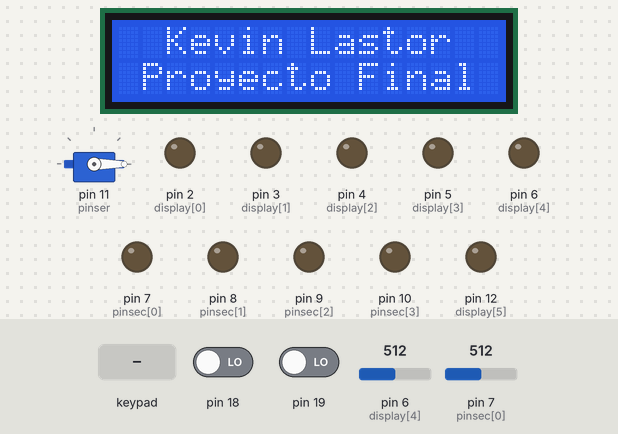
Recording of a sketch running on a simulated Arduino Uno, built with avr-gcc and run on an emulated ATmega328P. On the bench: 16×2 character LCD, servo, output pins drawn as LEDs (lit = HIGH). The test bench sets the inputs (shaded band); at power-on: pin 6 (display[4]) = 512, pin 7 (pinsec[0]) = 512, pin 18 LOW, pin 19 LOW. What the sketch prints to the serial monitor is not drawn.

Above: at 1.2 s.
1.3 s: key '3' pressed
At 1.4 s:
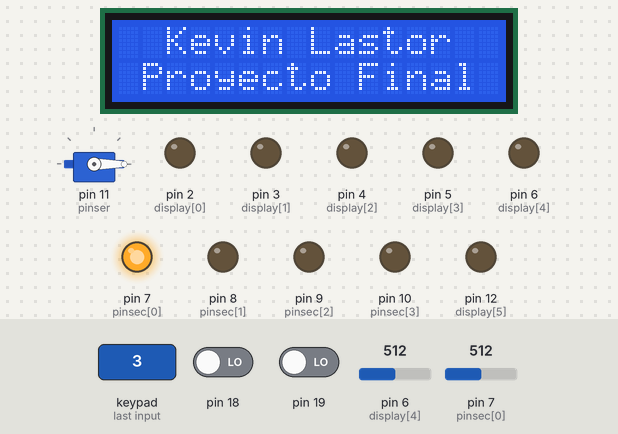
At 5.6 s:
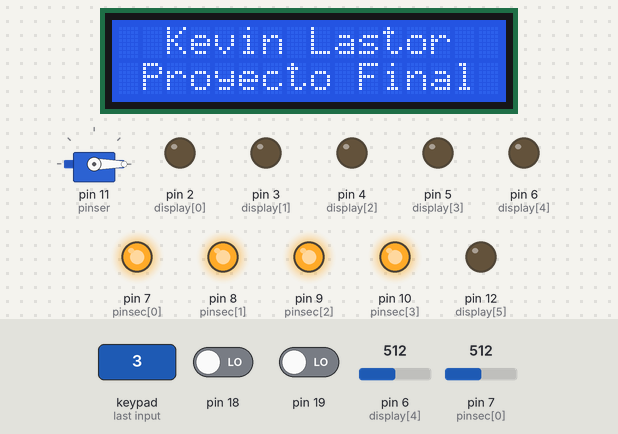
6.4 s: key '4' pressed
At 15.3 s:
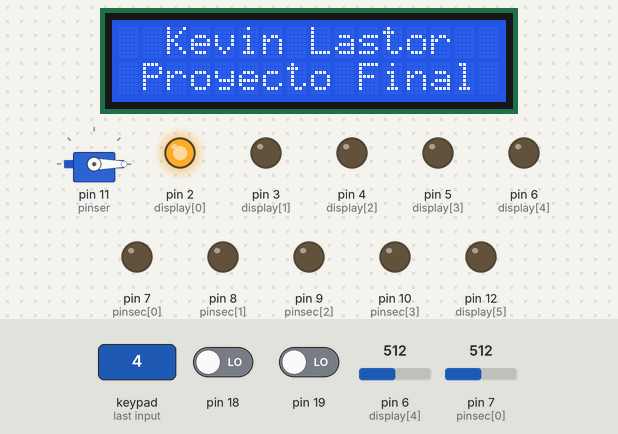
Timing chart, 0 to 23.6 s (numbered marks = the images above; inputs shaded):
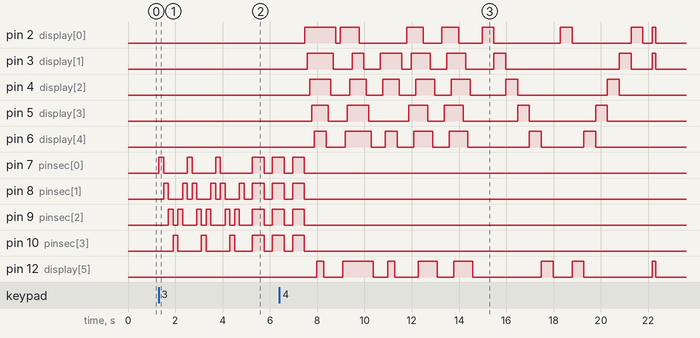

Measured:
- after the input at 1.3 s, pin 7 (pinsec[0]): LOW → HIGH at once, → LOW 0.20 s later, → HIGH 1.0 s later, → LOW 0.20 s later, … (9 changes in this stretch); pin 8 (pinsec[1]): LOW → HIGH after 0.21 s, → LOW 0.20 s later, → HIGH 0.60 s later, → LOW 0.20 s later, … (15 changes in this stretch)
- after the input at 6.4 s, pin 2 (display[0]): LOW → HIGH after 1.1 s, → LOW 1.3 s later, → HIGH 0.20 s later, → LOW 0.80 s later, … (16 changes in this stretch); pin 3 (display[1]): LOW → HIGH after 1.2 s, → LOW 1.1 s later, → HIGH 0.80 s later, → LOW 0.50 s later, … (16 changes in this stretch)

The sketch:

Proyecto_Final.ino
```cpp
/*
   Fundacion Kinal
   Centro educativo tecnico laboral Kinal
   Quinto perito
   Quinto electronica
   Codigo Tecnico: EB5AM
   Curso: Taller de electronica digital y reparacion de computadoras I
   Proyecto: Proyecto Final
   Dev: Kevin Owen Roger Pablo Lastor
   Fecha: 22 de mayo
*/

//Librerias
#include <Servo.h>
#include <Wire.h>
#include <LiquidCrystal_I2C.h>
#include <Keypad.h>


//definiciones
#define pinser 11
#define ON(pin); digitalWrite(pin, HIGH);
#define OFF(pin); digitalWrite(pin, LOW);


//Configuracion del teclado matricial
const byte rows = 2;
const byte columns = 3;

char keys[rows][columns] =
{
  {'1','2','3'},
  {'4','5','6'}
};

byte rowsPins [rows] = {A0, A1};
byte columnsPins [columns] = {A2, A3, 13};

//contructor para el teclado matricial
Keypad board_insano = Keypad( makeKeymap(keys), rowsPins, columnsPins, rows, columns);

//constructor para LCD con I2C
LiquidCrystal_I2C lcd(0x27,16,2);

//configuracion del servo
Servo mi_servo;

//array para el auto fantastico
int pinsec[4] = {7, 8, 9, 10};

//array x2
int display [6] = {2, 3, 4, 5, 6, 12};
int display2 [7] = {2, 12, 6, 5, 4, 3, 2};
int display3 [4] = {3, 4, 6, 12};
int display4 [6] = {2, 5, 3, 6, 4, 12};
int display5 [6] = {12, 4, 6, 3, 5, 2};
int display6 [3] = {2, 3, 12};
int display7 [3] = {4, 5, 6};


//variables globales
int time = 200;
int time2 = 1000;

void setup()
{
  Serial.begin(9600);
  lcd.init();
  lcd.backlight();
  lcd.setCursor(2,0);
  lcd.print("Kevin Lastor");
  lcd.setCursor(1,1);
  lcd.print("Proyecto Final");
  setup_pins();
  mi_servo.write(0);
}

void loop()
{
  char key = board_insano.getKey();


  if(key)
  {
    switch(key)
    {
      case('1'):
      {
        Serial.println("La Tecla Presionada fue 1");
        Serial.println("Contador Automatico de 0 - 99");
        for(int i=0; i <= 99; i++)
        {
          Serial.println(i);
          delay(50);
        }
      break;
      }

      case('2'):
      {
        Serial.println("La Tecla Presionada fue 2");
        Serial.println("Contador Automatico de 99 - 0");
        for(int i = 99; i >= 0; i--)
        {
          Serial.println(i);
          delay(50);
        }
      break;
      }

      case('3'):
      {
        Serial.println("La Tecla Presionada fue 3");
        auto_fantastico();
      break;
      }
      case('4'):
      {
        Serial.println("La Tecla Presionada fue 4");
        Serial.println("Secuencia Basica :c");
        cuarta_parte();
      break;
      }
      case('5'):
      {
        Serial.println("La Tecla Presionada fue 5");
        Serial.println("Movimiento de Servo a 180 grados");
        mi_servo.write(180);
        delay(2000);
        mi_servo.write(0);
      break;
      }
      case('6'):
      {

      break;
      }
    }
  }
}


void auto_fantastico()
{
  Serial.println("Secuencia de Auto Fantastico");
  for(int a = 0; a < 3; a++)
  {
    for (int i = 0; i<3; i++)
    {
      digitalWrite(pinsec[i], HIGH);
      delay(time);
      digitalWrite(pinsec[i], LOW);
    }

    for (int i = 3; i>0 ; i--)
    {
      digitalWrite(pinsec[i], HIGH);
      delay(time);
      digitalWrite(pinsec[i], LOW);
    }
  }
    for(int i = 0; i < 3; i++)
    {
      delay(350);
      for(int a = 0; a < 4; a++)
      {
        digitalWrite(pinsec[a], HIGH);
      }
      delay(500);
      for(int a = 4; a>=0; a--)
      {
        digitalWrite(pinsec[a], LOW);
      }
    }
}


void cuarta_parte()
{
  for(int i = 0; i < 6; i++)
  {
    ON(display[i]);
    delay(100);
  }
  delay(100);
  for(int i = 6; i >= 0; i--)
  {
    OFF(display[i]);
    delay(100);
  }
  delay(100);
  for(int i = 0; i < 7; i++)
  {
    ON(display2[i]);
    delay(100);
  }
  delay(100);
  for(int i = 7; i >= 0; i--)
  {
    OFF(display2[i]);
    delay(100);
  }
  delay(100);
  for(int i = 0; i < 4; i++)
  {
    ON(display3[i]);
    delay(100);
  }
  delay(100);
  for(int i = 4; i >= 0; i--)
  {
    OFF(display3[i]);
    delay(100);
  }
  delay(100);
  for(int i = 0; i < 6; i++)
  {
    ON(display4[i]);
    delay(100);
  }
  delay(100);
  for(int i = 6; i >= 0; i--)
  {
    OFF(display5[i]);
    delay(100);
  }
  delay(100);
  for(int i = 0; i < 6; i++)
  {
    ON(display4[i]);
    delay(100);
  }
  delay(100);
  for(int i = 6; i >= 0; i--)
  {
    OFF(display5[i]);
    delay(100);
  }
  delay(300);
  for(int i = 0; i < 6; i++)
  {
    ON(display[i]);
    delay(500);
    OFF(display[i]);
  }
  delay(300);
  for(int i = 0; i < 7; i++)
  {
    ON(display2[i]);
    delay(500);
    OFF(display2[i]);
  }
  delay(400);
  for(int i = 0; i < 3; i++)
  {
    for(int i = 0; i < 3; i++)
    {
      ON(display6[i]);
    }
    delay(150);
    for(int i = 3; i >= 0; i++)
    {
      OFF(display6[i]);
    }
    delay(150);

    for(int i = 0; i < 3; i++)
    {
      ON(display7[i]);
    }
    delay(150);
    for(int i = 3; i >= 0; i++)
    {
      OFF(display7[i]);
    }
    delay(150);
  }

  for(int i = 0; i < 4; i++)
  {
    for(int i = 0; i < 6; i++)
    {
      ON(display[i]);
    }
    delay(400);
    for(int i = 6; i >= 0; i--)
    {
      OFF(display[i]);
    }
    delay(400);
  }
}


void setup_pins()
{
  for(int i = 0; i < 7; i++)
  {
    pinMode(display[i], OUTPUT);
  }

  mi_servo.attach(pinser);
  for(int i = 0; i < 4; i++)
  {
    pinMode(pinsec[i], OUTPUT);
  }
}
```
